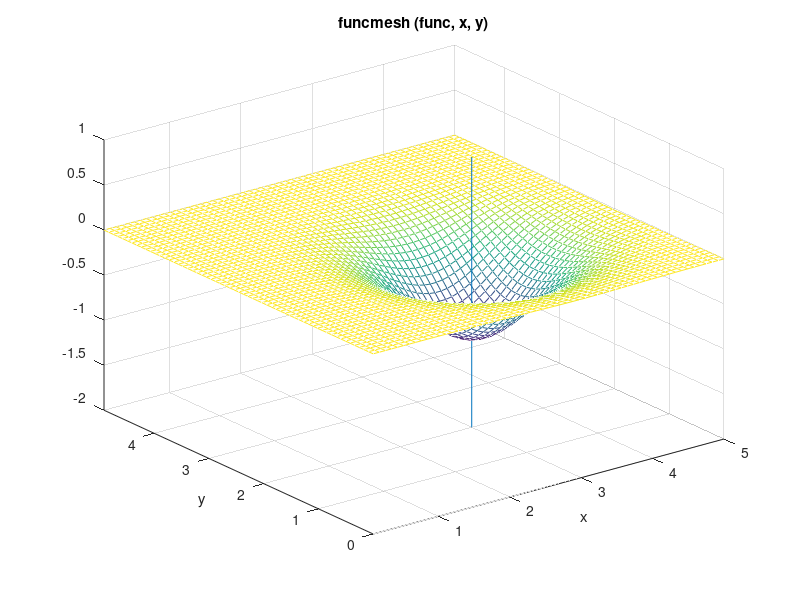

Write MATLAB code to recreate this figure.
#!/usr/bin/octave --persist
# -*- octave -*-

# generic (non-linear) numerical optimization of a function of 2 parameters

1;

global M = [3;2]

function phi = phi(x)
  global M
  phi = -exp(-sum((x - M).^2));
endfunction


##plot it -- incredibly convoluted

# nested function -- only works when copied & pasted into the command line???
function plotR2_R = plotR2_R(func, domain)
  #ezmesh(funcmesh, [0 5])  #error
  #ezmesh('funcmesh', [0 5])  #error
  #ezmesh(@funcmesh, domain) #error ("handles to nested functions are not yet supported")
  ezmesh(@(x,y) funcmesh(func, x, y), domain)
endfunction

# private to plotR2_R -- nested only works on command line??
function funcmesh = funcmesh(func, xs, ys)
  funcmesh = ones([size(xs,1), size(xs,2)]);
  for m = 1:size(xs,1)
    for n = 1:size(xs,2)
      funcmesh(m,n) = func([xs(m,n); ys(m,n)]);
    endfor
  endfor
endfunction


plotR2_R(@phi, [0 5 0 5]);

xmin = sqp([1;1], @phi)

hold on

plot3([xmin(1),xmin(1)], [xmin(2),xmin(2)], [-2,1]);
